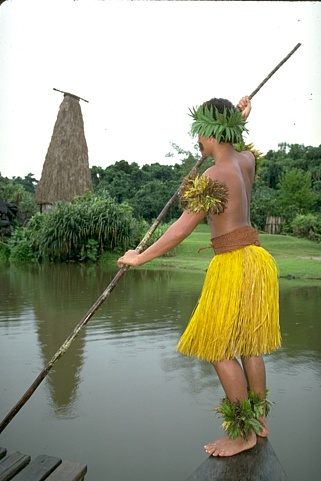
%> input picture images/im_larger.jpg, 321 x 481 px
$ octave test_functions.m   (GNU Octave 9; MATLAB toolbox functions it lacks are replaced by stand-ins)
%> lines starting %> are read from the running program, lines starting %| are printed output that depends on the picture; in (x1, y1, x2, y2) boxes, pixels count from 0 and x2, y2 are one past the last pixel; in counts of white or black regions, pixels touching at a corner belong together; the program's own positions count from 1
### Code/compute_hist_bins_with_imhist.m
function I_b_cell = compute_histogram_bins(im,num_bins)
rows=size(im,1);
cols=size(im,2);
I_b_cell=cell(1,num_bins-1);
[I_b_cell{:}] = deal(zeros(rows,cols));

[N,edges]=imhist(im,num_bins);
disp(N);

% Let im denote the rotated intensity image and let I_b(x, y) be 1 if im(x, y)
% falls in histogram bin b and 0 otherwise.
for n=1:num_bins-1
    I_b=I_b_cell{1,n};
    disp(edges(n+1));
    disp(edges(n));
    %filling the I_b matrix
    for i=1:rows
        for j=1:cols
                if im(i,j) <= edges(n+1) && im(i,j) > edges(n)
                    I_b(i,j)=1;
                end
        end
    end
    %saving the matrix in the cell
    I_b_cell{1,n}=I_b;
end
end

### Code/old/test_functions.m

% Authors: Ali Alessio Salman, Mar�a Silos

clc
clear all
close all

tic
%Initial conditions
%in this way is independent from the OS and the current file system
%pwd specify the current directory and filesep is '\' on windows and '/' on Linux
%has to be run inside ADIP directory
root_path = pwd;
path_im=[root_path filesep 'Images' filesep];
image = 'im_larger.jpg';
im=imread([path_im image]);
%> im is the input picture: size 481x321x3 uint8; mean R, G, B 153, 156.2, 133.6
num_bins=4;
neighbors=5; % Number of neighbouring pixels

% Convert RGB image to grayscale
if size(im,3)==3
    im=rgb2gray(im);
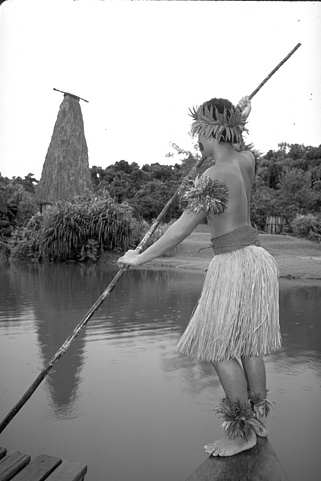
%> im: size 481x321 uint8; min 0, max 255, mean 152.6
end

%array=compute_histogram_bins(im, num_bins);
array=compute_hist_bins_with_imhist(im, num_bins);
%> in compute_histogram_bins, `[N,edges]=imhist(im,num_bins);`: N = [4568; 68246; 35630; 45957]; edges = [0; 85; 170; 255]
%|     4568
%|    68246
%|    35630
%|    45957
%> the loop in compute_histogram_bins, `for n=1:num_bins-1` made 3 passes
%| 85
%| 0
%| 170
%| 85
%| 255
%| 170
%> after the loop in compute_histogram_bins, `for n=1:num_bins-1`:
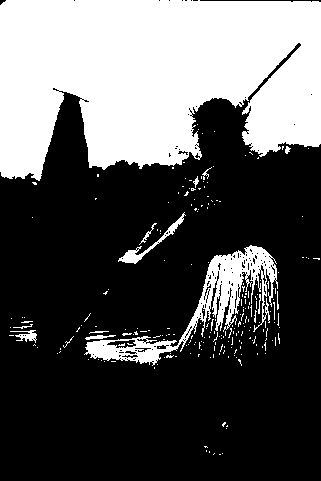
%> I_b: size 481x321 double; values 0 (black) and 1 (white), 34.3% white; 230 white regions (216 under 20 px), largest, box (x1, y1, x2, y2) and area: (0, 0, 321, 181) 46326, (84, 245, 278, 366) 4815, (118, 212, 186, 264) 450
%> after the loop in compute_histogram_bins, `for n=1:num_bins-1`: I_b_cell = 3 items
%> array = 3 items

counter=0;
for i=1:num_bins-1
    a=array{1,i};
    b=sum(a);
    tot(i)=sum(b);
end
%> this loop made 3 passes
%> pass 1, `a=array{1,i};`:
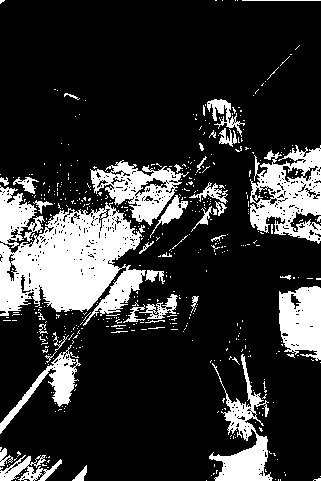
%> a: size 481x321 double; values 0 (black) and 1 (white), 19.8% white; 501 white regions (462 under 20 px), largest, box (x1, y1, x2, y2) and area: (0, 185, 146, 326) 11885, (250, 145, 321, 244) 4061, (209, 354, 273, 481) 2690
%> pass 2, `a=array{1,i};`:
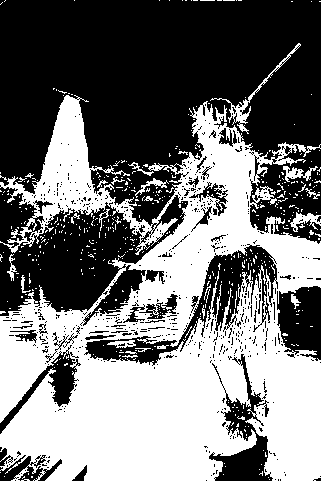
%> a: size 481x321 double; values 0 (black) and 1 (white), 45.9% white; 506 white regions (483 under 20 px), largest, box (x1, y1, x2, y2) and area: (0, 95, 321, 481) 67400, (210, 43, 301, 134) 531, (290, 212, 321, 232) 261
%> after the loop, tot = [30584 70918 52898]


[N,edges]=histcounts(im,num_bins);
%> N = [12703 60111 34106 47481]; edges = [0 63.75 127.5 191.2 255]
[counts,X]=imhist(im,num_bins);
%> counts = [4568; 68246; 35630; 45957]; X = [0; 85; 170; 255]
disp(tot);
%|    30584   70918   52898
disp(sum(tot)); %should be the number of pixel of the image
%| 154400
